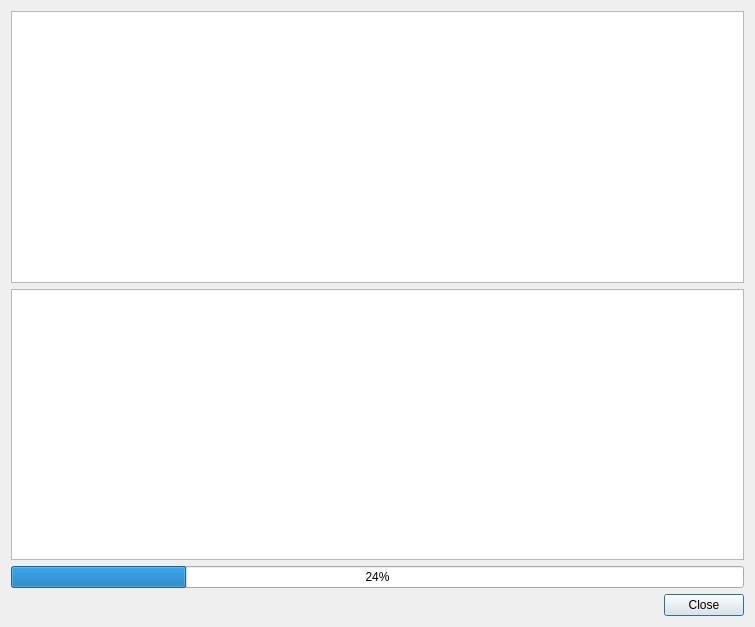
<?xml version="1.0" encoding="UTF-8"?>
<ui version="4.0">
 <class>GeoDanmarkProgressDialog</class>
 <widget class="QDialog" name="GeoDanmarkProgressDialog">
  <property name="geometry">
   <rect>
    <x>0</x>
    <y>0</y>
    <width>755</width>
    <height>627</height>
   </rect>
  </property>
  <property name="windowTitle">
   <string>GeoDanmark Checker Progress</string>
  </property>
  <property name="sizeGripEnabled">
   <bool>false</bool>
  </property>
  <property name="modal">
   <bool>true</bool>
  </property>
  <layout class="QVBoxLayout" name="verticalLayout">
   <item>
    <widget class="QTableWidget" name="tableWidget"/>
   </item>
   <item>
    <widget class="QPlainTextEdit" name="output_text">
     <property name="undoRedoEnabled">
      <bool>false</bool>
     </property>
     <property name="readOnly">
      <bool>true</bool>
     </property>
    </widget>
   </item>
   <item>
    <widget class="QProgressBar" name="progress_bar">
     <property name="value">
      <number>24</number>
     </property>
    </widget>
   </item>
   <item>
    <widget class="QDialogButtonBox" name="buttonBox">
     <property name="orientation">
      <enum>Qt::Horizontal</enum>
     </property>
     <property name="standardButtons">
      <set>QDialogButtonBox::Close</set>
     </property>
    </widget>
   </item>
  </layout>
 </widget>
 <resources/>
 <connections>
  <connection>
   <sender>buttonBox</sender>
   <signal>accepted()</signal>
   <receiver>GeoDanmarkProgressDialog</receiver>
   <slot>accept()</slot>
   <hints>
    <hint type="sourcelabel">
     <x>248</x>
     <y>254</y>
    </hint>
    <hint type="destinationlabel">
     <x>157</x>
     <y>274</y>
    </hint>
   </hints>
  </connection>
  <connection>
   <sender>buttonBox</sender>
   <signal>rejected()</signal>
   <receiver>GeoDanmarkProgressDialog</receiver>
   <slot>reject()</slot>
   <hints>
    <hint type="sourcelabel">
     <x>316</x>
     <y>260</y>
    </hint>
    <hint type="destinationlabel">
     <x>286</x>
     <y>274</y>
    </hint>
   </hints>
  </connection>
 </connections>
</ui>
